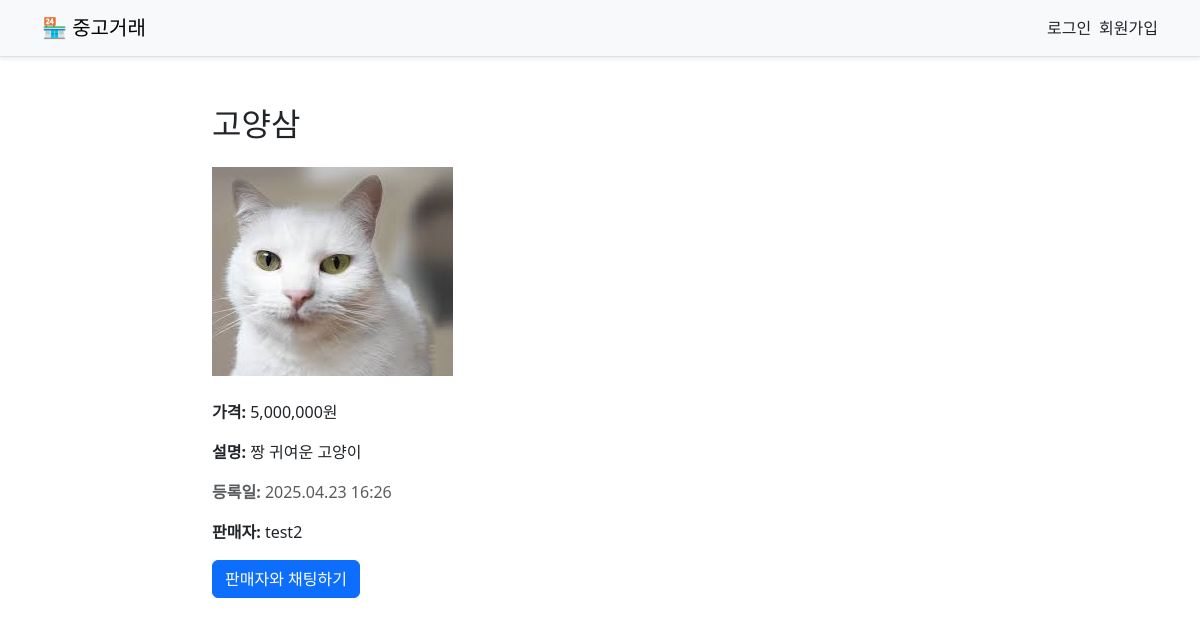
/products/4/, run on the app's committed database.
### products/models.py (models this page shows)
class Product(models.Model):
    name = models.CharField(max_length=100)
    description = models.TextField()
    price = models.PositiveIntegerField()
    user = models.ForeignKey(CustomUser, on_delete=models.CASCADE)
    created_at = models.DateTimeField(auto_now_add=True)

class ProductImage(models.Model):
    product = models.ForeignKey(Product, on_delete=models.CASCADE)
    image = models.ImageField(upload_to='product_images/')

### accounts/models.py (models this page shows)
class CustomUser(AbstractUser):
    bio = models.TextField(blank=True)
    account_number = models.CharField(max_length=30, blank=True)
    is_admin = models.BooleanField(default=False)
    is_active = models.BooleanField(default=True)

### products/views.py (the view)
# urls.py: path('<int:id>/', views.product_detail_view, name='product_detail'), # /products/5/
def product_detail_view(request, id):
    product = get_object_or_404(Product, id=id)
    return render(request, 'products/product_detail.html', {'product': product})

### templates/products/product_detail.html (shortened to what this page needs)
{% extends 'base.html' %}
{% load humanize %}
{% block content %}
<div class="container mt-5" style="max-width: 800px;">
  <h2 class="mb-4">{{ product.name }}</h2>
  {% if product.productimage_set.first %}
    <img src="{{ product.productimage_set.first.image.url }}" class="img-fluid mb-4" alt="상품 이미지">
  {% endif %}
  <p><strong>가격:</strong> {{ product.price|intcomma }}원</p>
  <p><strong>설명:</strong> {{ product.description }}</p>
  <p class="text-muted"><strong>등록일:</strong> {{ product.created_at|date:"Y.m.d H:i" }}</p>
  <p><strong>판매자:</strong> {{ product.user.username }}</p>
  {% if user == product.user %}
  <div class="mt-3">
    <a href="{% url 'product_edit' product.id %}" class="btn btn-primary">수정하기</a>
    <form action="{% url 'product_delete' product.id %}" method="post" class="mt-3">
        {% csrf_token %}
        <button type="submit" class="btn btn-danger">삭제하기</button>
    </form>
  </div>
  {% else %}
  <div class="mt-3">
    <a href="{% url 'private_chat' product.user.id %}" class="btn btn-primary">판매자와 채팅하기</a>
  </div>
  {% endif %}
</div>
{% endblock %}

### data on the page
Product: name "고양삼", productimage_set.first.image (picture), price "5,000,000", description "짱 귀여운 고양이", created_at "2025.04.23 16:26", user.username "test2"
